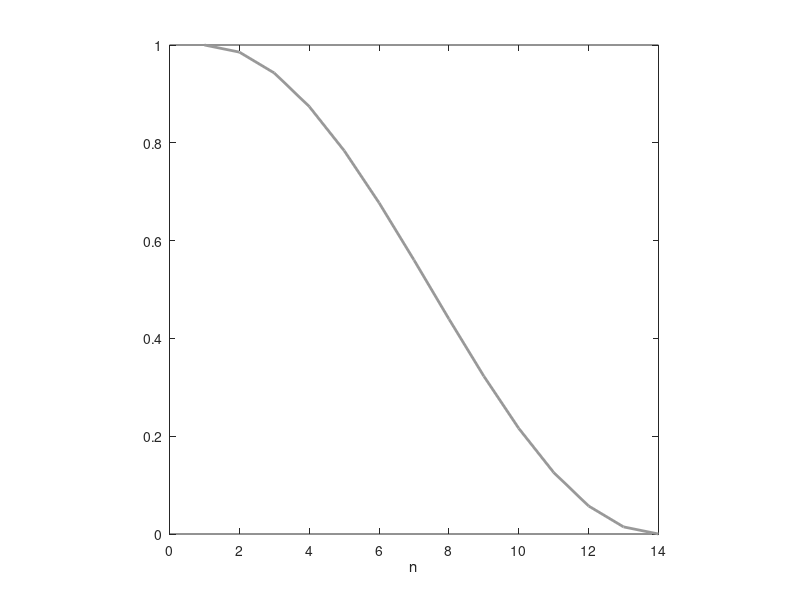

Write the MATLAB code that produced this figure. (Note: this script raises an error after producing the figure.)

%%%%%%%%%%%%%%%%%%%%%%%%%%%%%%%%%%%%%%%%%%%%%%%%%%%%%%%%%%%%%%%%%%%%%%%%%%%
% This work is supplementary material for the book                        %
%                                                                         %
% Jens Ahrens, Analytic Methods of Sound Field Synthesis, Springer-Verlag %
% Berlin Heidelberg, 2012, https://doi.org/10.1007/978-3-642-25743-8      %
%                                                                         %
% It has been downloaded from http://soundfieldsynthesis.org and is       %
% licensed under a Creative Commons Attribution-NonCommercial-ShareAlike  % 
% 3.0 Unported License. Please cite the book appropriately if you use     % 
% these materials in your own work.                                       %
%                                                                         %
% (c) 2012, Jens Ahrens                                                   %
%%%%%%%%%%%%%%%%%%%%%%%%%%%%%%%%%%%%%%%%%%%%%%%%%%%%%%%%%%%%%%%%%%%%%%%%%%%

clear all;

N = 13;

window = 0.5 * ( 1 + cos( ( 0 : N ) / N * pi ) );

figure;
plot( window, 'Color', [.6 .6 .6], 'Linewidth', 2 )
axis square;
xlabel('n');
graph_defaults;


